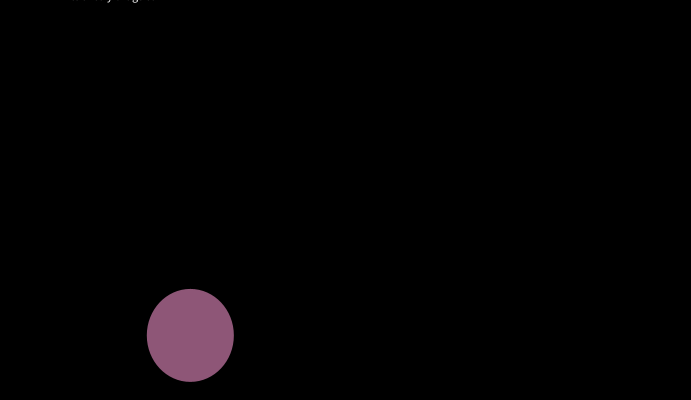
Frame 1 (no input)
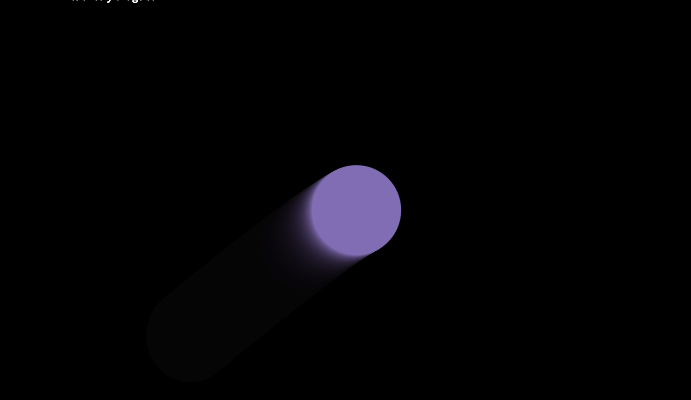
Frame 60 (the mouse pressed at the canvas centre just before this capture)
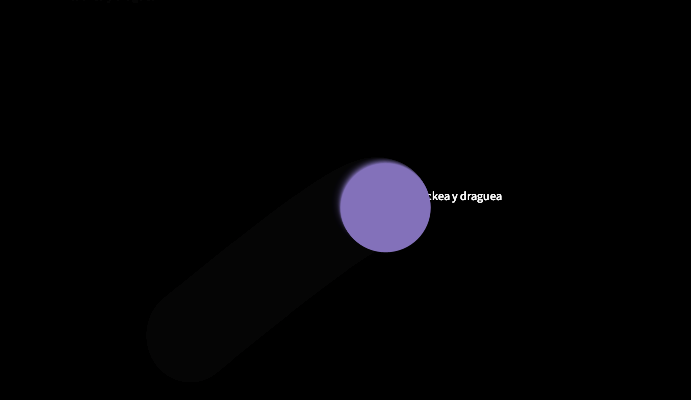
Frame 120 (the mouse held since frame 60 and released just before this capture)

The Processing sketch that drew these frames (run headless with seeded random() and noise(); from frame 60 on, the mouse is pressed at the canvas centre):

// Processing sketch: processing_145243
// ── processing_145243.pde

float vel;
float velx;
float posY;
float posX;
float tamanio;
float easy;
float fade;
float rand;
boolean drag;
boolean tut;
boolean hit;

void setup() {
  tut=true;
  fade = 25;
  easy = 1.03;
  size(691,400);
  //size(int(displayWidth/1.25), int(displayHeight/1.25));
  velx = random(-20, 20);
  vel = random(-10, 10);
  posY = random(50, height-50);
  posX= random(50, width-50);
  tamanio=90;
  background(0);
  noStroke();
  drag = false;
hit=false;
}

void mouseDragged() {
  fill(255);
  posY=mouseY;
  posX=mouseX;
  vel = 0;
  velx = 0;
  drag = true;
}

void mouseReleased() {
  vel = mouseY - pmouseY; 
  velx = mouseX - pmouseX;
  drag = false;
  tut = false;
}

void draw() {
  colorMode(RGB);
  fill(0, fade);
  rect(0, 0, width, height);
  
  fill(255);
  if (drag==true && tut == true) {
    text("tira la bola yico", mouseX+70, mouseY);
  }

  if (drag==false && tut == true) {
    text("clickea y draguea", mouseX+70, mouseY);
  }

  colorMode(HSB);
  
  fill(map(posY, 0, height, 100, 255), 100, map(posX, 0, width, 100, 255));  
  ellipse(posX, posY, tamanio-velx/2, int(tamanio-vel/1.5));

  posX = posX + velx;
  posY = posY + vel;


  if (velx > 0) {
    velx = velx / easy;
  }

  if (vel > 0 ) {
    vel = vel * easy;
  }
  else {
    vel = vel / easy;
  }

  if (posX > width-tamanio/2) {
    velx = velx * -1;
    hit=true;
  }
  if ((posX - tamanio/2 < 0)) {
    velx = velx * -1;
    hit=true;
  }

  if (posY + tamanio/2 > height) {
    vel = vel * -1;
    hit=true;
  }
  if ((posY - tamanio/2 < 0)) {
    vel =2; //techo
    hit=true;
  }
  
  if (hit ==true) {
    
    fill(map(posY, 0, height, 100, 255), 100, random(30,80));  
    rect(0, 0, width, height);
    stroke(255);
    noFill();
    ellipse(posX, posY, 2*(tamanio-vel), 2*(tamanio+velx));
    noStroke();

    rand = random(0, 25);

    if (int(rand)==1) {
      fill(255);
      text("wow", posX+80, posY);
    }
    if (int(rand)==2) {
      fill(255);
      text("rico..", posX+80, posY);
    }
    if (int(rand)==3) {
      fill(255);
      text("mmm", posX+80, posY);
    }
    if (int(rand)==4) {
      fill(255);
      text("boing!", posX+80, posY);
    }
    //fill(255);text(rand, posX+80, posY);

    hit=false;
  }

  if (drag == false) {
    vel = vel + easy/100;
  } // gravedad
}
